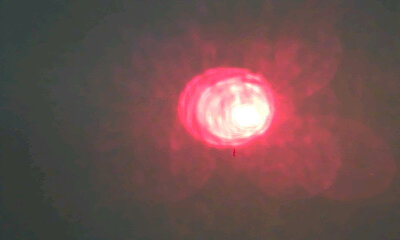
#> input picture 25_EE/dataset_01/images/84-127/84-127/capture_100.jpg, 400 x 240 px, given in place of the camera
$ python 23E_CV_final.py
#> lines starting #> are read from the running program, lines starting #| are printed output that depends on the picture; after the words box and inside, x2 and y2 are one past the last pixel; in counts of white or black regions, pixels touching at a corner belong together
# 导入必要的库
import cv2  # OpenCV库，用于图像处理
import numpy as np  # NumPy库，用于数值计算
import time  # 时间库
import struct
import serial
import serial.tools.list_ports
# import serial  # 串口通信库
# 初始化串口
# 参数说明：'COM3'是串口号，115200是波特率，根据实际情况修改
# ser = serial.Serial('COM3', 115200)

# 初始化摄像头
cap = cv2.VideoCapture(4)
cap.set(cv2.CAP_PROP_FRAME_WIDTH, 160)   # 设置图像宽度为160
cap.set(cv2.CAP_PROP_FRAME_HEIGHT, 120)  # 设置图像高度为120
cap.set(cv2.CAP_PROP_BRIGHTNESS, 1.0)    # 设置亮度，范围0-1
cap.set(cv2.CAP_PROP_AUTO_WB, 0)         # 关闭自动白平衡
# 关闭自动曝光（必须关闭才能手动设置）
cap.set(cv2.CAP_PROP_AUTO_EXPOSURE, 0.25)  # 0.25 或 0 表示手动曝光
# 调小曝光值（减少进光量）
cap.set(cv2.CAP_PROP_EXPOSURE, -6)  # 典型范围：-8（最暗）到 -1（较亮），或 0.1~0.001（秒）

# 定义感兴趣区域(ROI)
# 格式：(x起始坐标, y起始坐标, 宽度, 高度)
ROI = (0, 0, 160, 120)

# # 调节通道强度
lutEqual = np.array([i for i in range(256)]).astype("uint8")
# lutRaisen = np.array([int(102+0.6*i) for i in range(256)]).astype("uint8")
# # 调节饱和度
# # 一个三通道的查找表，其中蓝色通道和红色通道采用了 lutEqual，而绿色通道采用了 lutRaisen。这样就实现了对图像的饱和度进行调节，同时保持了图像的亮度和色调。
lutSRaisen = np.dstack((lutEqual, lutEqual, lutEqual))  # Saturation raisen

# 定义红色和绿色的HSV颜色范围阈值
# HSV颜色空间中，红色需要两个范围来覆盖
lower_red = np.array([96,0, 205])   # 红色下限 (H,S,V)
upper_red = np.array([179, 255, 255]) # 红色上限

lower_green = np.array([0, 0, 205])   # 更合理的绿色下限
upper_green = np.array([61, 255, 255]) # 更合理的绿色上限

# 串口定义
serial_port = serial.Serial("/dev/ttyAMA0", 115200, timeout=0.5)
serial_port_state = serial_port.is_open


def detect_black_rectangle(frame, min_area=1000, min_side=20, max_aspect_ratio=5):
    """
    检测图像中的黑色矩形边框（只处理面积最大的一个）

    参数:
        frame: 输入图像(BGR格式)
        min_area: 最小矩形面积阈值
        min_side: 最小边长阈值(像素)
        max_aspect_ratio: 最大宽高比

    返回:
        processed_frame: 处理后的图像(带标记)
        rectangle: 检测到的最大矩形信息(4个有序角点坐标), 未检测到返回None
                  顺序: [左上, 右上, 右下, 左下] (还要再倒置)
    """
    # 转换为HSV颜色空间
    hsv = cv2.cvtColor(frame, cv2.COLOR_BGR2HSV)

    # 定义黑色的HSV范围
    lower_black = np.array([0, 0, 0])
    upper_black = np.array([179, 255, 100])

    # 创建黑色区域的掩膜
    mask = cv2.inRange(hsv, lower_black, upper_black)

    # 形态学操作
    kernel = np.ones((3, 3), np.uint8)
    mask = cv2.morphologyEx(mask, cv2.MORPH_OPEN, kernel, iterations=1)
    mask = cv2.morphologyEx(mask, cv2.MORPH_CLOSE, kernel, iterations=2)

    # 查找轮廓
    contours, _ = cv2.findContours(mask, cv2.RETR_EXTERNAL, cv2.CHAIN_APPROX_SIMPLE)

    processed_frame = frame.copy()
    max_rect = None
    max_area = 0

    for contour in contours:
        area = cv2.contourArea(contour)

        # 只保留面积最大的轮廓
        if area < min_area or area <= max_area:
            continue

        # 多边形逼近
        epsilon = 0.02 * cv2.arcLength(contour, True)
        approx = cv2.approxPolyDP(contour, epsilon, True)

        # 四边形检测条件（4边则接受）
        if len(approx) == 4:
            x, y, w, h = cv2.boundingRect(approx)
            aspect_ratio = max(w, h) / min(w, h)

            if w > min_side and h > min_side and aspect_ratio < max_aspect_ratio:
                max_area = area

                # 获取并排序角点
                corners = approx.reshape(-1, 2)

                # 按x坐标排序
                x_sorted = corners[np.argsort(corners[:, 0])]

                # 分为左边两个点和右边两个点
                left_points = x_sorted[:2, :]
                right_points = x_sorted[2:, :]

                # 在左边点中，y值较小的为左上，较大的为左下
                left_points = left_points[np.argsort(left_points[:, 1])]
                top_left = left_points[0]
                bottom_left = left_points[1]

                # 在右边点中，y值较小的为右上，较大的为右下
                right_points = right_points[np.argsort(right_points[:, 1])]
                top_right = right_points[0]
                bottom_right = right_points[1]

                # 按顺序组合四个点
                max_rect = np.array([top_left, top_right, bottom_right, bottom_left])

    # 绘制检测到的最大矩形
    if max_rect is not None:
        # 绘制矩形边框（红色）
        cv2.drawContours(processed_frame, [max_rect.astype(int)], 0, (0, 0, 255), 2)

        # 绘制角点（蓝色）并标注序号
        for i, (cx, cy) in enumerate(max_rect):
            cv2.circle(processed_frame, (int(cx), int(cy)), 5, (255, 0, 0), 2)
            cv2.putText(
                processed_frame,
                str(i),
                (int(cx) + 10, int(cy) + 10),
                cv2.FONT_HERSHEY_SIMPLEX,
                0.5,
                (255, 255, 0),
                2,
            )

    return processed_frame, max_rect


def stable_rectangle_detection(cap, num_frames=30, min_consistent=20, max_error=8):
    """
    稳定检测黑色矩形（多次检测取平均值）

    参数:
        cap: cv2.VideoCapture 对象
        num_frames: 总检测次数（默认20次）
        min_consistent: 最小稳定次数（默认15次）
        max_error: 允许的最大坐标误差（默认5像素）

    返回:
        avg_corners: 稳定的平均角点坐标（4x2数组），未检测到返回None
    """
#> called with num_frames = 30, min_consistent = 20, max_error = 8
    # 存储检测到的矩形角点
    detected_rects = []

    for _ in range(num_frames):
        ret, frame = cap.read()
        if not ret:
            continue

        _, rect = detect_black_rectangle(frame)

        if rect is not None:
            detected_rects.append(rect)
#> this loop made 30 passes
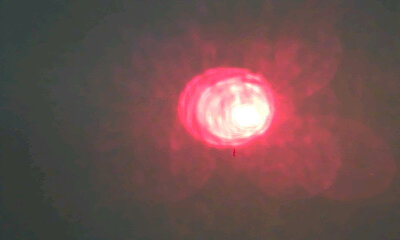
#> input picture 25_EE/dataset_01/images/84-127/84-127/capture_100.jpg, 400 x 240 px, given in place of the camera
#> pass 1, in detect_black_rectangle, `mask = cv2.inRange(hsv, lower_black, upper_black)`:
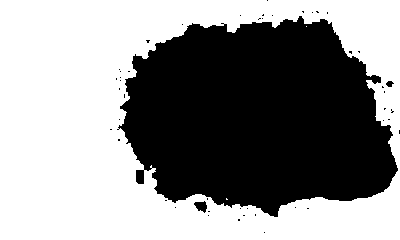
#> mask: shape (240, 400); 56.6% white; 48 black regions (45 under 20 px), largest, box (x1, y1, x2, y2) and area: (117, 16, 398, 217) 41385, (194, 201, 207, 213) 99, (386, 81, 394, 87) 33
#> pass 1, in detect_black_rectangle, `mask = cv2.morphologyEx(mask, cv2.MORPH_CLOSE, kernel, iterations=2)`:
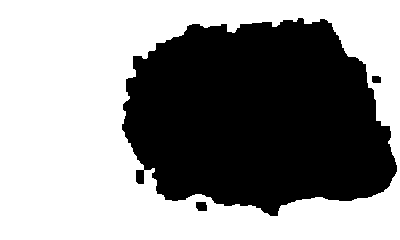
#> mask: shape (240, 400); 56.9% white; 3 black regions, box (x1, y1, x2, y2) and area: (122, 18, 397, 216) 41245, (196, 202, 207, 211) 91, (372, 76, 381, 83) 60
#> frame is the input picture: shape (240, 400, 3); mean B, G, R 77.7, 79.1, 109.9
#> after the loop, detected_rects = 30 items

    # 如果检测次数不足，返回None
    if len(detected_rects) < min_consistent:
        return None

    # 计算角点的平均值
    avg_corners = np.mean(detected_rects, axis=0)
#> avg_corners = [[0, 0], [399, 0], [399, 239], [0, 239]]

    # 检查稳定性（各次检测与平均值的误差是否 < max_error）
    stable_count = 0
    for rect in detected_rects:
        error = np.mean(np.abs(rect - avg_corners))
        if error < max_error:
            stable_count += 1
#> after the loop, stable_count = 30

    # 如果稳定次数足够，返回平均坐标
    if stable_count >= min_consistent:
        return avg_corners.astype(int)
    else:
        return None

####################### 主循环 ##############################################################
stable_rect = stable_rectangle_detection(cap)
#> stable_rect = [[0, 0], [399, 0], [399, 239], [0, 239]]
while cap.isOpened():
    # 读取摄像头帧
    ret, frame = cap.read()
    if not ret:
        break

    # 掩模处理
    hsv = cv2.cvtColor(frame, cv2.COLOR_RGB2HSV)
    mask_red = cv2.inRange(hsv, lower_red, upper_red)
    cv2.imshow("Mask_red",mask_red)
    mask_green = cv2.inRange(hsv, lower_green, upper_green)
    cv2.imshow("Mask_green",mask_green)

    # 创建一个用于绘制的图像副本
    display_frame = frame.copy()

    # 如果已经检测到稳定矩形，直接绘制
    if stable_rect is not None:
        # 绘制矩形轮廓
        cv2.drawContours(display_frame, [stable_rect.astype(int)], -1, (0, 0, 255), 2)
        # 绘制矩形的四个角点
        for point in stable_rect:
            cx, cy = point
            cv2.circle(display_frame, (int(cx), int(cy)), 5, (255, 0, 0), 2)

    contours_red, _ = cv2.findContours(mask_red, cv2.RETR_EXTERNAL, cv2.CHAIN_APPROX_SIMPLE)
    contours_green, _ = cv2.findContours(mask_green, cv2.RETR_EXTERNAL, cv2.CHAIN_APPROX_SIMPLE)

    if contours_red:
        largest_red = max(contours_red, key=cv2.contourArea)
        M_red = cv2.moments(largest_red)
        if M_red["m00"] != 0:
            x_red, y_red = int(M_red["m10"] / M_red["m00"]), int(M_red["m01"] / M_red["m00"])


    if contours_green:
        largest_green = max(contours_green,key=cv2.contourArea)
        M_green = cv2.moments(largest_green)
        if M_green["m00"] != 0:
            x_green, y_green = int(M_green["m10"] / M_green["m00"]), int(M_green["m01"] / M_green["m00"])

    # 绘制蓝色圆圈（红色光斑）
    if x_red>0 and y_red>0:
        cv2.circle(display_frame, (int(x_red), int(y_red)), 6, (255, 0, 0), 2)       # 蓝色空心圆
    # 绘制紫色圆圈（绿色光斑）
    if x_green>0 and y_green>0:
        cv2.circle(display_frame, (int(x_green), int(y_green)), 6, (255, 0, 255), 2)  # 紫色空心圆

    # # 显示最终结果
    cv2.imshow("Detection", display_frame)

    pos_data = [
        stable_rect[0],
        stable_rect[1],
        stable_rect[2],
        stable_rect[3],
        stable_rect[4],
        stable_rect[5],
        stable_rect[6],
        stable_rect[7],
        x_red,
        y_red,
        x_green,
        y_green,
    ]
    pack_data = struct.pack(
        ">BB12BBB",
        0xAA,
        0xFF,
        pos_data[0],     # x1
        pos_data[1],     # y1
        pos_data[2],     # x2
        pos_data[3],     # y2
        pos_data[4],     # x3
        pos_data[5],     # y3
        pos_data[6],     # x4
        pos_data[7],     # y4
        pos_data[8],     # x_red
        pos_data[9],     # y_red
        pos_data[10],    # x_green
        pos_data[11],    # y_green
        0xFF,
        0xAA,
    )
    serial_port.write(pack_data)  # 将数据打包发送到串口

    key = cv2.waitKey(1)
    if key == 27:
        break


# 释放资源
cap.release()
cv2.destroyAllWindows()
